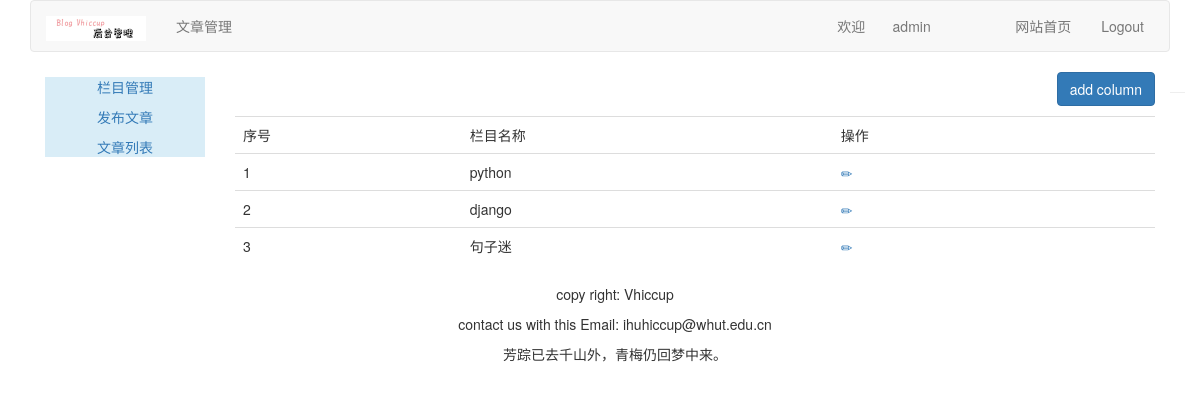
The page /article/article-column/ (signed in) on the database its author committed.
### article/models.py (models this page shows, shortened)
class ArticleColumn(models.Model):
    user = models.ForeignKey(User, on_delete= models.CASCADE,related_name="article_column")
    column = models.CharField(max_length=200)
    created = models.DateField(auto_now_add=True)

### article/views.py (the view, shortened to what this page needs)
# urls.py: path('article-column/',views.article_column,name="article_column"),
@login_required(login_url='/account/login/')
@csrf_exempt
def article_column(request):
    if request.method == "GET":
        columns = ArticleColumn.objects.filter(user=request.user)
        column_form=ArticleColumnForm()
        return render(request,"article/column/article_column.html/",{"columns":columns,"column_form":column_form})

### templates/article/column/article_column.html (shortened to what this page needs)
{% extends "article/base.html" %}
{% load staticfiles %}
{% block title %}article column{% endblock %} {% block content %}
<div>
    <p class="text-right">
        <button id= "add_column" onclick="add_column()" class="btn btn-primary"> add column</button>
    </p>
    <table class="table table-hover">
        <tr>
            <td>序号</td>
            <td>栏目名称</td>
            <td>操作</td>
        </tr>
        {% for column in columns %}
        <tr>
            <td>{{ forloop.counter }}</td>
            <td>{{ column.column }}</td>
            <td>
                <a name="edit" href="javascript:" onclick="edit_column(this, {{ column.id }})">
                    <span class="glyphicon glyphicon-pencil"></span>
                </a>
                <a name="delete" href="javascript:" onclick="del_column(this, {{ column.id }})">
                    <span class="glyphicon glyphicon-trash" style="margin-left:20px;"></span>
                </a>
            </td>
        </tr>
        {% empty %}
        <p>还没有设置栏目，太懒了。</p>
        {% endfor %}
    </table>
</div>
{% endblock %}

### templates/article/header.html
{% load staticfiles %}
<div class="container">
    <nav class="navbar navbar-default" role="navigation">
        <div class="navbar-header">
            <a class="navbar-brand" href="http://www.itdiffer.com">
                <img width="100px" src="{% static 'images/backlogo.png' %}">
            </a>
        </div>
        <div>
            <ul class="nav navbar-nav" role="tablist">
                <li><a href="{% url 'article:article_column' %}">文章管理</a></li>
            </ul>
            <ul class="nav navbar-nav navbar-right" style="margin-right:10px">
                <li><a href="">欢迎&nbsp&nbsp&nbsp&nbsp&nbsp&nbsp&nbsp{{user.username}}&nbsp&nbsp&nbsp&nbsp&nbsp&nbsp&nbsp&nbsp&nbsp&nbsp&nbsp&nbsp&nbsp&nbsp</a></li>
                <li><a href="{% url 'home' %}">网站首页</a></li>
                <li><a href="{% url 'account:user_logout' %}">Logout</a></li>
            </ul>
        </div>
    </nav>
</div>

### rows shown on the page
ArticleColumn: column "python"
ArticleColumn: column "django"
ArticleColumn: column "句子迷"

### other values the page prints
{{ user.username }} "admin"
